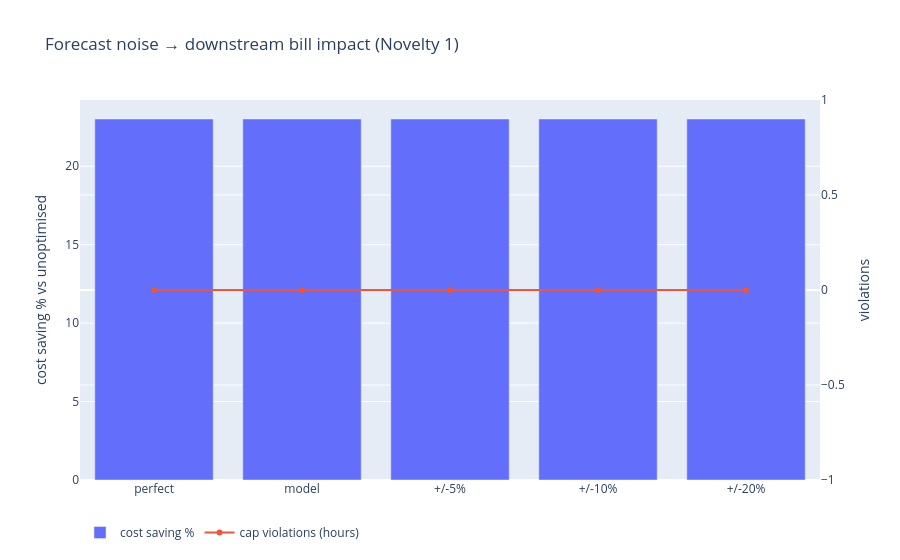

The notebook cell this image was saved under:
### Code cell
# degradation curve: cost saving % and violations as a function of forecast noise
fig = go.Figure()
fig.add_bar(x=noise_eval['noise'], y=noise_eval['cost_saving_pct'], name='cost saving %', yaxis='y1')
fig.add_scatter(x=noise_eval['noise'], y=noise_eval['violations'], name='cap violations (hours)', mode='lines+markers', yaxis='y2')
fig.update_layout(
    title='Forecast noise → downstream bill impact (Novelty 1)',
    yaxis=dict(title='cost saving % vs unoptimised'),
    yaxis2=dict(title='violations', overlaying='y', side='right'),
    legend=dict(orientation='h'),
)
fig.show()
fig.write_html(OUT / 'noise_degradation.html')

### Figure 1 — Plotly figure (JSON) as saved in the notebook; plotly's stock layout.template omitted (floating-point values rounded to 4 significant figures)
{"data": [{"name": "cost saving %", "type": "bar", "x": ["perfect", "model", "+/-5%", "+/-10%", "+/-20%"], "y": [23.01, 23.01, 23.01, 23.01, 23.01], "yaxis": "y"}, {"mode": "lines+markers", "name": "cap violations (hours)", "type": "scatter", "x": ["perfect", "model", "+/-5%", "+/-10%", "+/-20%"], "y": [0, 0, 0, 0, 0], "yaxis": "y2"}], "layout": {"legend": {"orientation": "h"}, "title": {"text": "Forecast noise → downstream bill impact (Novelty 1)"}, "yaxis": {"title": {"text": "cost saving % vs unoptimised"}}, "yaxis2": {"overlaying": "y", "side": "right", "title": {"text": "violations"}}}}
